Frame 1 (no input): blank canvas, image omitted
Frame 60 (the mouse pressed at the canvas centre just before this capture): blank canvas, image omitted
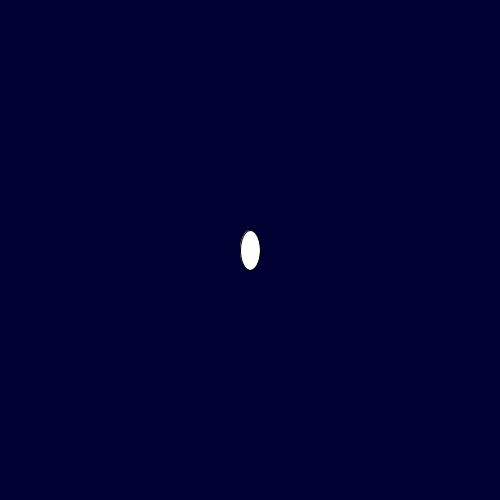
Frame 120 (the mouse held since frame 60 and released just before this capture)

The Processing sketch whose frames 1 and 60 were blank and that drew this single picture after the mouse press (run headless with seeded random() and noise(); from frame 60 on, the mouse is pressed at the canvas centre):

// Processing sketch: processing_63236
// ── processing_63236.pde

float circleBreite = 10;
float circleHoehe = 10;

int xPos = 250;
int yPos = 250;


void setup () {
 size (500,500);
 smooth ();
 colorMode (RGB,500,500,500,100);
 background (0,0,100);

}

void draw() {
 background (0,0,100);
 ellipse (xPos,yPos,circleBreite,circleHoehe);
// xPos = xPos + 1;
 //yPos = yPos + 1;

}


void mousePressed() {
 circleBreite = circleBreite + 10;
 circleHoehe = circleHoehe + 30;

}

void keyPressed() {
circleBreite = 10;
circleHoehe = 10;


}
